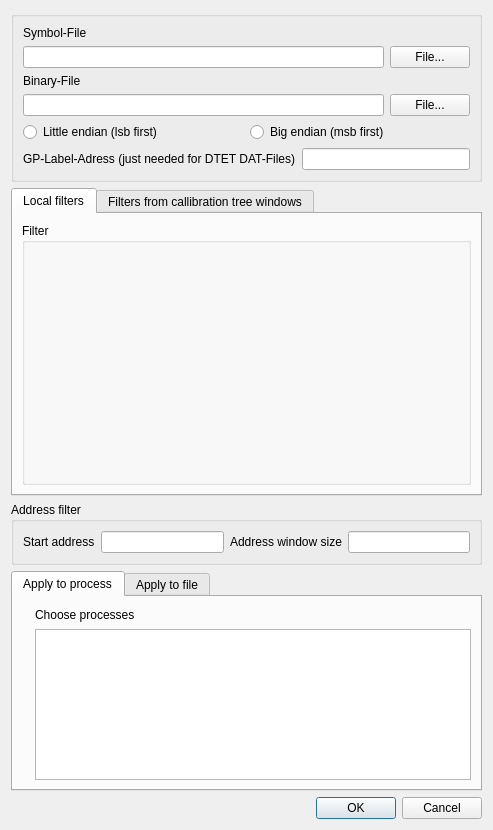
<?xml version="1.0" encoding="UTF-8"?>
<ui version="4.0">
 <class>LoadValuesDialog</class>
 <widget class="QDialog" name="LoadValuesDialog">
  <property name="geometry">
   <rect>
    <x>0</x>
    <y>0</y>
    <width>493</width>
    <height>830</height>
   </rect>
  </property>
  <property name="windowTitle">
   <string>Load values into external process</string>
  </property>
  <property name="windowIcon">
   <iconset>
    <normaloff>:/Icons/car.png</normaloff>:/Icons/car.png</iconset>
  </property>
  <layout class="QVBoxLayout" name="verticalLayout_6">
   <item>
    <widget class="QGroupBox" name="groupBox">
     <layout class="QVBoxLayout" name="verticalLayout_3">
      <item>
       <layout class="QVBoxLayout" name="verticalLayout">
        <item>
         <widget class="QLabel" name="label_3">
          <property name="text">
           <string>Symbol-File</string>
          </property>
         </widget>
        </item>
        <item>
         <layout class="QHBoxLayout" name="horizontalLayout">
          <item>
           <widget class="QLineEdit" name="lineEditSymbolFile"/>
          </item>
          <item>
           <widget class="QPushButton" name="pushButtonFileSymbol">
            <property name="text">
             <string>File...</string>
            </property>
           </widget>
          </item>
         </layout>
        </item>
       </layout>
      </item>
      <item>
       <layout class="QVBoxLayout" name="verticalLayout_2">
        <item>
         <widget class="QLabel" name="label_2">
          <property name="text">
           <string>Binary-File</string>
          </property>
         </widget>
        </item>
        <item>
         <layout class="QHBoxLayout" name="horizontalLayout_2">
          <item>
           <widget class="QLineEdit" name="lineEditBinaryFile"/>
          </item>
          <item>
           <widget class="QPushButton" name="pushButtonFileBinary">
            <property name="text">
             <string>File...</string>
            </property>
           </widget>
          </item>
         </layout>
        </item>
       </layout>
      </item>
      <item>
       <layout class="QHBoxLayout" name="horizontalLayout_3">
        <item>
         <widget class="QRadioButton" name="radioButtonLsbFirst">
          <property name="text">
           <string>Little endian (lsb first)</string>
          </property>
         </widget>
        </item>
        <item>
         <widget class="QRadioButton" name="radioButtonMsbFirst">
          <property name="text">
           <string>Big endian (msb first)</string>
          </property>
         </widget>
        </item>
       </layout>
      </item>
      <item>
       <layout class="QHBoxLayout" name="horizontalLayout_4">
        <item>
         <widget class="QLabel" name="label">
          <property name="text">
           <string>GP-Label-Adress (just needed for DTET DAT-Files)</string>
          </property>
         </widget>
        </item>
        <item>
         <widget class="QLineEdit" name="lineEditGPLabelAdr"/>
        </item>
       </layout>
      </item>
     </layout>
    </widget>
   </item>
   <item>
    <widget class="QTabWidget" name="tabWidgetFilter">
     <property name="currentIndex">
      <number>0</number>
     </property>
     <widget class="QWidget" name="tab_localFilters">
      <attribute name="title">
       <string>Local filters</string>
      </attribute>
      <layout class="QVBoxLayout" name="verticalLayout_9">
       <item>
        <widget class="ConfigFilter" name="groupBoxFilter">
         <property name="minimumSize">
          <size>
           <width>0</width>
           <height>260</height>
          </size>
         </property>
         <property name="title">
          <string>Filter</string>
         </property>
        </widget>
       </item>
      </layout>
     </widget>
     <widget class="QWidget" name="tab_CalibrationTreeWindows">
      <attribute name="title">
       <string>Filters from callibration tree windows</string>
      </attribute>
      <layout class="QVBoxLayout" name="verticalLayout_10">
       <item>
        <widget class="QTableWidget" name="tableWidgetCalibrationTreeWindows">
         <property name="editTriggers">
          <set>QAbstractItemView::NoEditTriggers</set>
         </property>
         <property name="selectionMode">
          <enum>QAbstractItemView::SingleSelection</enum>
         </property>
         <property name="selectionBehavior">
          <enum>QAbstractItemView::SelectRows</enum>
         </property>
         <property name="columnCount">
          <number>2</number>
         </property>
         <attribute name="verticalHeaderVisible">
          <bool>false</bool>
         </attribute>
         <column>
          <property name="text">
           <string>Window name</string>
          </property>
         </column>
         <column>
          <property name="text">
           <string>Process name</string>
          </property>
         </column>
        </widget>
       </item>
      </layout>
     </widget>
    </widget>
   </item>
   <item>
    <widget class="QGroupBox" name="groupBox_2">
     <property name="title">
      <string>Address filter</string>
     </property>
     <layout class="QVBoxLayout" name="verticalLayout_8">
      <item>
       <layout class="QHBoxLayout" name="horizontalLayout_5">
        <item>
         <widget class="QLabel" name="label_5">
          <property name="text">
           <string>Start address</string>
          </property>
         </widget>
        </item>
        <item>
         <widget class="QLineEdit" name="lineEditStartAdress"/>
        </item>
        <item>
         <widget class="QLabel" name="label_4">
          <property name="text">
           <string>Address window size</string>
          </property>
         </widget>
        </item>
        <item>
         <widget class="QLineEdit" name="lineEditAdressWinSize"/>
        </item>
       </layout>
      </item>
     </layout>
    </widget>
   </item>
   <item>
    <widget class="QTabWidget" name="tabWidgetTarget">
     <property name="currentIndex">
      <number>0</number>
     </property>
     <widget class="QWidget" name="tab">
      <attribute name="title">
       <string>Apply to process</string>
      </attribute>
      <layout class="QVBoxLayout" name="verticalLayout_5">
       <item>
        <layout class="QVBoxLayout" name="verticalLayoutProcess">
         <item>
          <layout class="QHBoxLayout" name="horizontalLayout_7">
           <item>
            <spacer name="horizontalSpacer">
             <property name="orientation">
              <enum>Qt::Horizontal</enum>
             </property>
             <property name="sizeType">
              <enum>QSizePolicy::Fixed</enum>
             </property>
             <property name="sizeHint" stdset="0">
              <size>
               <width>13</width>
               <height>17</height>
              </size>
             </property>
            </spacer>
           </item>
           <item>
            <widget class="QLabel" name="label_6">
             <property name="text">
              <string>Choose processes</string>
             </property>
            </widget>
           </item>
           <item>
            <spacer name="horizontalSpacer_3">
             <property name="orientation">
              <enum>Qt::Horizontal</enum>
             </property>
             <property name="sizeHint" stdset="0">
              <size>
               <width>13</width>
               <height>17</height>
              </size>
             </property>
            </spacer>
           </item>
          </layout>
         </item>
         <item>
          <layout class="QHBoxLayout" name="horizontalLayout_8">
           <item>
            <spacer name="horizontalSpacer_2">
             <property name="orientation">
              <enum>Qt::Horizontal</enum>
             </property>
             <property name="sizeType">
              <enum>QSizePolicy::Fixed</enum>
             </property>
             <property name="sizeHint" stdset="0">
              <size>
               <width>13</width>
               <height>20</height>
              </size>
             </property>
            </spacer>
           </item>
           <item>
            <widget class="QListWidget" name="listWidgetProcesses"/>
           </item>
          </layout>
         </item>
        </layout>
       </item>
      </layout>
     </widget>
     <widget class="QWidget" name="tab_2">
      <attribute name="title">
       <string>Apply to file</string>
      </attribute>
      <layout class="QVBoxLayout" name="verticalLayout_4">
       <item>
        <widget class="QLabel" name="label_7">
         <property name="text">
          <string>Choose a Value List (SVL)</string>
         </property>
        </widget>
       </item>
       <item>
        <layout class="QHBoxLayout" name="horizontalLayoutSVL">
         <item>
          <widget class="QLineEdit" name="lineEditChooseSVL"/>
         </item>
         <item>
          <widget class="QPushButton" name="pushButtonFileSVL">
           <property name="text">
            <string>File...</string>
           </property>
          </widget>
         </item>
        </layout>
       </item>
       <item>
        <spacer name="verticalSpacer">
         <property name="orientation">
          <enum>Qt::Vertical</enum>
         </property>
         <property name="sizeHint" stdset="0">
          <size>
           <width>20</width>
           <height>40</height>
          </size>
         </property>
        </spacer>
       </item>
      </layout>
     </widget>
    </widget>
   </item>
   <item>
    <widget class="QDialogButtonBox" name="buttonBox">
     <property name="orientation">
      <enum>Qt::Horizontal</enum>
     </property>
     <property name="standardButtons">
      <set>QDialogButtonBox::Cancel|QDialogButtonBox::Ok</set>
     </property>
    </widget>
   </item>
  </layout>
 </widget>
 <customwidgets>
  <customwidget>
   <class>ConfigFilter</class>
   <extends>QGroupBox</extends>
   <header>ConfigFilter.h</header>
   <container>1</container>
  </customwidget>
 </customwidgets>
 <resources/>
 <connections>
  <connection>
   <sender>buttonBox</sender>
   <signal>accepted()</signal>
   <receiver>LoadValuesDialog</receiver>
   <slot>accept()</slot>
   <hints>
    <hint type="sourcelabel">
     <x>248</x>
     <y>254</y>
    </hint>
    <hint type="destinationlabel">
     <x>157</x>
     <y>274</y>
    </hint>
   </hints>
  </connection>
  <connection>
   <sender>buttonBox</sender>
   <signal>rejected()</signal>
   <receiver>LoadValuesDialog</receiver>
   <slot>reject()</slot>
   <hints>
    <hint type="sourcelabel">
     <x>316</x>
     <y>260</y>
    </hint>
    <hint type="destinationlabel">
     <x>286</x>
     <y>274</y>
    </hint>
   </hints>
  </connection>
 </connections>
</ui>
